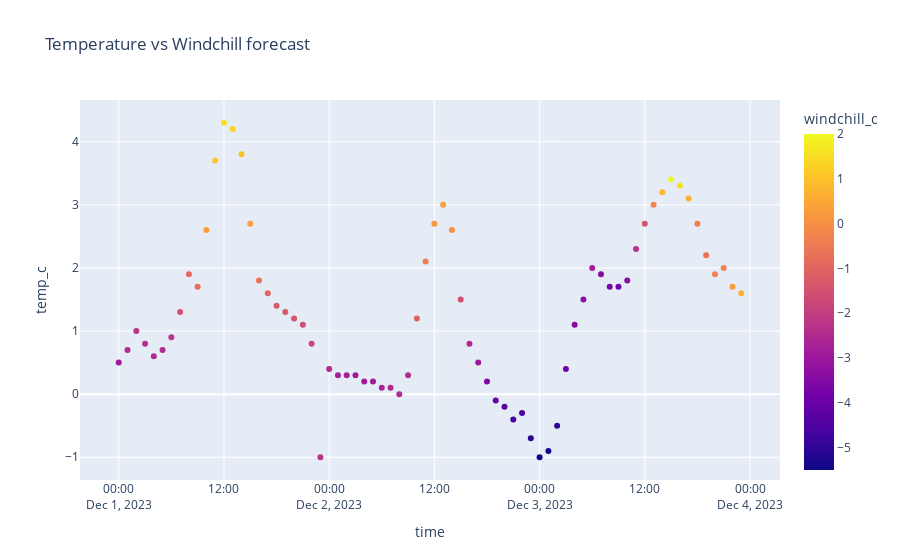

Source (notebook cell):
### Code cell
fig = px.scatter(unnested_df,
           x="time",
           y="temp_c",
           color="windchill_c",
           hover_name="name",
           hover_data=["country","region","time","temp_c","windchill_c"],
           title="Temperature vs Windchill forecast")

fig.show()

### Figure 1 — Plotly figure (JSON) as saved in the notebook; plotly's stock layout.template omitted (floating-point values rounded to 4 significant figures; data arrays with more than 128 entries replaced by an {"elided": "..."} marker saying what was removed)
{"data": [{"customdata": {"elided": "72x3 mixed values"}, "hovertemplate": "<b>%{hovertext}</b><br><br>time=%{x}<br>temp_c=%{y}<br>country=%{customdata[0]}<br>region=%{customdata[1]}<br>windchill_c=%{marker.color}<extra></extra>", "hovertext": ["Boston", "Boston", "Boston", "Boston", "Boston", "Boston", "Boston", "Boston", "Boston", "Boston", "Boston", "Boston", "Boston", "Boston", "Boston", "Boston", "Boston", "Boston", "Boston", "Boston", "Boston", "Boston", "Boston", "Boston", "Boston", "Boston", "Boston", "Boston", "Boston", "Boston", "Boston", "Boston", "Boston", "Boston", "Boston", "Boston", "Boston", "Boston", "Boston", "Boston", "Boston", "Boston", "Boston", "Boston", "Boston", "Boston", "Boston", "Boston", "Boston", "Boston", "Boston", "Boston", "Boston", "Boston", "Boston", "Boston", "Boston", "Boston", "Boston", "Boston", "Boston", "Boston", "Boston", "Boston", "Boston", "Boston", "Boston", "Boston", "Boston", "Boston", "Boston", "Boston"], "legendgroup": "", "marker": {"color": [-2.9, -2.5, -2.2, -2.4, -2.5, -2.5, -2.2, -1.5, -0.9, -0.8, 0.3, 1.1, 1.5, 1.3, 1, 0.3, -0.7, -1, -1.3, -1.3, -1.4, -1.6, -1.8, -2.3, -2.5, -2.8, -2.8, -2.9, -2.9, -2.9, -2.7, -2.5, -2.5, -2.4, -1.1, -0.4, 0.2, 0.3, 0, -1.5, -2.5, -3, -3.6, -4, -4.3, -4.6, -4.6, -5.1, -5.5, -5.4, -5, -3.8, -3.4, -3.3, -2.8, -3.4, -3.7, -3.9, -3.3, -2.3, -1.4, -0.2, 0.8, 2, 1.6, 0.7, -0.4, -0.7, -0.4, -0.3, 0.3, 0.7], "coloraxis": "coloraxis", "symbol": "circle"}, "mode": "markers", "name": "", "orientation": "v", "showlegend": false, "type": "scatter", "x": ["2023-12-01 00:00", "2023-12-01 01:00", "2023-12-01 02:00", "2023-12-01 03:00", "2023-12-01 04:00", "2023-12-01 05:00", "2023-12-01 06:00", "2023-12-01 07:00", "2023-12-01 08:00", "2023-12-01 09:00", "2023-12-01 10:00", "2023-12-01 11:00", "2023-12-01 12:00", "2023-12-01 13:00", "2023-12-01 14:00", "2023-12-01 15:00", "2023-12-01 16:00", "2023-12-01 17:00", "2023-12-01 18:00", "2023-12-01 19:00", "2023-12-01 20:00", "2023-12-01 21:00", "2023-12-01 22:00", "2023-12-01 23:00", "2023-12-02 00:00", "2023-12-02 01:00", "2023-12-02 02:00", "2023-12-02 03:00", "2023-12-02 04:00", "2023-12-02 05:00", "2023-12-02 06:00", "2023-12-02 07:00", "2023-12-02 08:00", "2023-12-02 09:00", "2023-12-02 10:00", "2023-12-02 11:00", "2023-12-02 12:00", "2023-12-02 13:00", "2023-12-02 14:00", "2023-12-02 15:00", "2023-12-02 16:00", "2023-12-02 17:00", "2023-12-02 18:00", "2023-12-02 19:00", "2023-12-02 20:00", "2023-12-02 21:00", "2023-12-02 22:00", "2023-12-02 23:00", "2023-12-03 00:00", "2023-12-03 01:00", "2023-12-03 02:00", "2023-12-03 03:00", "2023-12-03 04:00", "2023-12-03 05:00", "2023-12-03 06:00", "2023-12-03 07:00", "2023-12-03 08:00", "2023-12-03 09:00", "2023-12-03 10:00", "2023-12-03 11:00", "2023-12-03 12:00", "2023-12-03 13:00", "2023-12-03 14:00", "2023-12-03 15:00", "2023-12-03 16:00", "2023-12-03 17:00", "2023-12-03 18:00", "2023-12-03 19:00", "2023-12-03 20:00", "2023-12-03 21:00", "2023-12-03 22:00", "2023-12-03 23:00"], "xaxis": "x", "y": [0.5, 0.7, 1, 0.8, 0.6, 0.7, 0.9, 1.3, 1.9, 1.7, 2.6, 3.7, 4.3, 4.2, 3.8, 2.7, 1.8, 1.6, 1.4, 1.3, 1.2, 1.1, 0.8, -1, 0.4, 0.3, 0.3, 0.3, 0.2, 0.2, 0.1, 0.1, 0, 0.3, 1.2, 2.1, 2.7, 3, 2.6, 1.5, 0.8, 0.5, 0.2, -0.1, -0.2, -0.4, -0.3, -0.7, -1, -0.9, -0.5, 0.4, 1.1, 1.5, 2, 1.9, 1.7, 1.7, 1.8, 2.3, 2.7, 3, 3.2, 3.4, 3.3, 3.1, 2.7, 2.2, 1.9, 2, 1.7, 1.6], "yaxis": "y"}], "layout": {"coloraxis": {"colorbar": {"title": {"text": "windchill_c"}}, "colorscale": [[0, "#0d0887"], [0.1111, "#46039f"], [0.2222, "#7201a8"], [0.3333, "#9c179e"], [0.4444, "#bd3786"], [0.5556, "#d8576b"], [0.6667, "#ed7953"], [0.7778, "#fb9f3a"], [0.8889, "#fdca26"], [1, "#f0f921"]]}, "legend": {"tracegroupgap": 0}, "title": {"text": "Temperature vs Windchill forecast"}, "xaxis": {"anchor": "y", "domain": [0, 1], "title": {"text": "time"}}, "yaxis": {"anchor": "x", "domain": [0, 1], "title": {"text": "temp_c"}}}}
